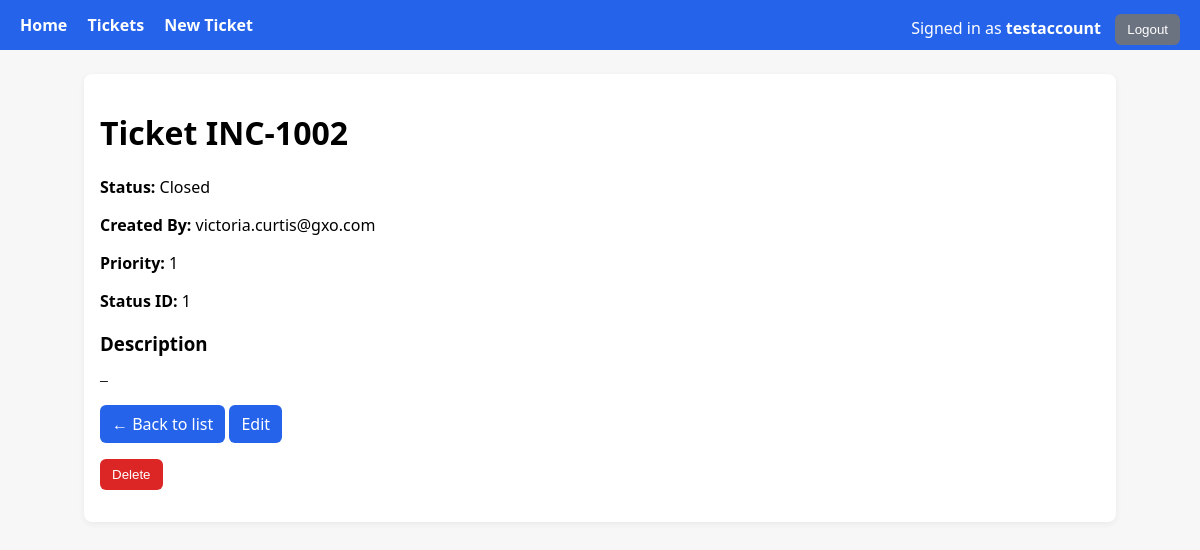
/tickets/INC-1002 (signed in), run on the app's committed database.
### tables this page shows
CREATE TABLE users (
    id INTEGER PRIMARY KEY AUTOINCREMENT,
    username TEXT NOT NULL UNIQUE,
    password_hash TEXT NOT NULL,
    email TEXT UNIQUE,
    role_id INTEGER NOT NULL,
    created_at DATETIME DEFAULT CURRENT_TIMESTAMP,
    FOREIGN KEY (role_id) REFERENCES roles(id) ON UPDATE CASCADE ON DELETE RESTRICT
);

CREATE TABLE Tickets (
            Ticket      VARCHAR PRIMARY KEY,
            Status      VARCHAR,
            CreatedBy   VARCHAR,
            PriorityID  INTEGER,
            StatusID    VARCHAR
        , Description TEXT NULL);

### tickets/routes.py (the view)
@tickets_bp.get("/<ticket>")
@login_required
def detail(ticket):
    row = repo.get_ticket(ticket)
    if not row:
        return ("Not found", 404)
    return render_template("ticket_detail.html", row=row, user=get_current_user())

### auth/service.py (called while the page is built)
def get_current_user():
    user_id = session.get("user_id")
    if not user_id:
        return None
    sql = text("""
        SELECT id, username, email, role_id
        FROM users
        WHERE id = :id
        LIMIT 1
    """)
    with connect() as conn:
        row = conn.execute(sql, {"id": user_id}).mappings().first()
        if not row:
            return None
        return {
            "id": row["id"],
            "username": row["username"],
            "email": row["email"],
            "role_id": row["role_id"],
        }

### db.py (called while the page is built)
def get_engine():
    if _engine is None:
        raise RuntimeError("DB engine not initialised; call init_engine() first.")
    return _engine

@contextmanager
def connect():
    with get_engine().connect() as conn:
        yield conn

### tickets/repository.py (called while the page is built)
def get_ticket(ticket_id: str) -> Optional[Dict[str, Any]]:
    sql = text("""
        SELECT
            Ticket,
            Status,
            CreatedBy,
            PriorityID,
            StatusID,
            Description
        FROM Tickets
        WHERE Ticket = :t
    """)
    with connect() as conn:
        row = conn.execute(sql, {"t": ticket_id}).mappings().first()
        return dict(row) if row else None

### templates/ticket_detail.html (shortened to what this page needs)
{% extends "base.html" %}
{% block content %}
<h1>Ticket {{ row.Ticket }}</h1>
<p><strong>Status:</strong> {{ row.Status }}</p>
<p><strong>Created By:</strong> {{ row.CreatedBy }}</p>
<p><strong>Priority:</strong> {{ row.PriorityID }}</p>
<p><strong>Status ID:</strong> {{ row.StatusID }}</p>
<h3>Description</h3>
<pre style="white-space: pre-wrap;">{{ row.Description or '—' }}</pre>
<p>
  <a class="btn" href="{{ url_for('tickets.list') }}">← Back to list</a>
  {% if session.get('role_id') == 2 %}
    <a class="btn" href="{{ url_for('tickets.edit_form', ticket=row.Ticket) }}">Edit</a>
    <form class="inline" method="post" action="{{ url_for('tickets.delete', ticket=row.Ticket) }}"
          onsubmit="return confirm('Delete ticket {{ row.Ticket }}?');">
      <button class="btn danger" type="submit">Delete</button>
    </form>
  {% endif %}
</p>
{% endblock %}

### templates/base.html (shortened to what this page needs)
<!doctype html>
<html>
<head>
</head>
<body>
<header>
  <nav>
    <a href="{{ url_for('home') }}">Home</a>
    <a href="{{ url_for('tickets.list') }}">Tickets</a>
    {% if session.get('user_id') and session.get('role_id') == 2 %}
      <a href="{{ url_for('tickets.new_form') }}">New Ticket</a>
    {% endif %}
    <span class="right">
      {% if session.get('user_id') %}
        <span style="margin-right:10px;">Signed in as <strong>{{ session.get('username') }}</strong></span>
        <form class="inline" method="post" action="{{ url_for('auth.logout') }}">
          <button class="btn secondary" type="submit">Logout</button>
        </form>
      {% else %}
        <a href="{{ url_for('auth.login_form') }}">Login</a>
        <a href="{{ url_for('auth.register_form') }}">Register</a>
      {% endif %}
    </span>
  </nav>
</header>
<main>
  {% block content %}{% endblock %}
</main>
</body>
</html>

### templates/base.html (style rules this page uses)
:root { --brand:#2563eb }
body { font-family: system-ui, Segoe UI, Roboto, Arial, sans-serif; margin:0; background:#f7f7f7; }
header { background: var(--brand); color:#fff; padding:14px 20px; }
header a { color:#fff; text-decoration:none; margin-right:16px; font-weight:600; }
main { max-width: 1000px; margin: 24px auto; padding: 16px; background:#fff; border-radius:8px; box-shadow:0 2px 6px rgba(0,0,0,.06); }
.btn { display:inline-block; background:#2563eb; color:#fff; padding:8px 12px; border-radius:6px; text-decoration:none; border:none; cursor:pointer; }
.btn.secondary { background:#6b7280; }
.btn.danger { background:#dc2626; }
form.inline { display:inline; margin:0; }
.right { float:right; }

### data on the page
users: get "testaccount"
Tickets: Ticket "INC-1002", Status "Closed", CreatedBy "victoria.curtis@gxo.com", PriorityID "1", StatusID "1"

### other printed values
{{ row.Description or '—' }} "—"
